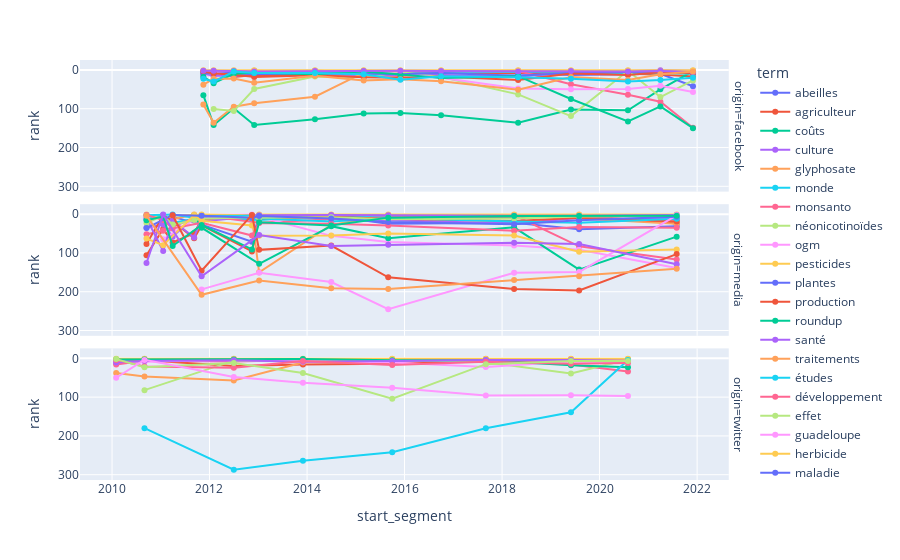

The code cell stored with this chart in its notebook:
### Code cell
bump = interactive_bump_chart(data = df, which = "term")

### Figure 1 — Plotly figure (JSON) as saved in the notebook; plotly's stock layout.template omitted (floating-point values rounded to 4 significant figures)
{"data": [{"hovertemplate": "term=abeilles<br>origin=facebook<br>start_segment=%{x}<br>rank=%{y}<extra></extra>", "legendgroup": "abeilles", "line": {"color": "#636efa", "dash": "solid"}, "mode": "markers+lines", "name": "abeilles", "orientation": "v", "showlegend": true, "type": "scatter", "x": ["2011-11-16", "2012-02-01", "2012-07-01", "2012-12-01", "2014-03-01", "2015-03-01", "2015-12-01", "2016-10-01", "2018-05-01", "2019-06-01", "2020-08-01", "2021-04-01", "2021-12-01"], "xaxis": "x3", "y": [14, 5, 9, 3, 2, 5, 7, 6, 9, 13, 11, 10, 42], "yaxis": "y3"}, {"hovertemplate": "term=abeilles<br>origin=media<br>start_segment=%{x}<br>rank=%{y}<extra></extra>", "legendgroup": "abeilles", "line": {"color": "#636efa", "dash": "solid"}, "mode": "markers+lines", "name": "abeilles", "orientation": "v", "showlegend": false, "type": "scatter", "x": ["2011-03-31", "2011-11-03", "2012-11-14", "2013-01-07", "2014-07-01", "2015-09-01", "2018-04-01", "2019-08-01", "2021-08-01"], "xaxis": "x2", "y": [7, 27, 71, 2, 5, 25, 22, 39, 31], "yaxis": "y2"}, {"hovertemplate": "term=abeilles<br>origin=twitter<br>start_segment=%{x}<br>rank=%{y}<extra></extra>", "legendgroup": "abeilles", "line": {"color": "#636efa", "dash": "solid"}, "mode": "markers+lines", "name": "abeilles", "orientation": "v", "showlegend": false, "type": "scatter", "x": ["2010-02-01", "2010-09-01", "2012-07-01", "2013-12-01", "2015-10-01", "2017-09-01", "2019-06-01", "2020-08-01"], "xaxis": "x", "y": [10, 2, 2, 3, 4, 7, 6, 5], "yaxis": "y"}, {"hovertemplate": "term=agriculteur<br>origin=facebook<br>start_segment=%{x}<br>rank=%{y}<extra></extra>", "legendgroup": "agriculteur", "line": {"color": "#EF553B", "dash": "solid"}, "mode": "markers+lines", "name": "agriculteur", "orientation": "v", "showlegend": true, "type": "scatter", "x": ["2011-11-16", "2012-02-01", "2012-07-01", "2012-12-01", "2014-03-01", "2015-03-01", "2015-12-01", "2016-10-01", "2018-05-01", "2019-06-01", "2020-08-01", "2021-04-01", "2021-12-01"], "xaxis": "x3", "y": [5, 4, 18, 13, 13, 12, 15, 7, 8, 5, 10, 12, 17], "yaxis": "y3"}, {"hovertemplate": "term=agriculteur<br>origin=media<br>start_segment=%{x}<br>rank=%{y}<extra></extra>", "legendgroup": "agriculteur", "line": {"color": "#EF553B", "dash": "solid"}, "mode": "markers+lines", "name": "agriculteur", "orientation": "v", "showlegend": false, "type": "scatter", "x": ["2010-09-16", "2011-01-19", "2011-03-31", "2011-09-08", "2011-11-03", "2013-01-07", "2014-07-01", "2015-09-01", "2018-04-01", "2019-08-01", "2021-08-01"], "xaxis": "x2", "y": [106, 38, 73, 49, 13, 8, 3, 4, 8, 3, 24], "yaxis": "y2"}, {"hovertemplate": "term=agriculteur<br>origin=twitter<br>start_segment=%{x}<br>rank=%{y}<extra></extra>", "legendgroup": "agriculteur", "line": {"color": "#EF553B", "dash": "solid"}, "mode": "markers+lines", "name": "agriculteur", "orientation": "v", "showlegend": false, "type": "scatter", "x": ["2010-02-01", "2010-09-01", "2012-07-01", "2013-12-01", "2015-10-01", "2017-09-01", "2019-06-01", "2020-08-01"], "xaxis": "x", "y": [12, 5, 20, 16, 14, 6, 3, 8], "yaxis": "y"}, {"hovertemplate": "term=coûts<br>origin=facebook<br>start_segment=%{x}<br>rank=%{y}<extra></extra>", "legendgroup": "coûts", "line": {"color": "#00cc96", "dash": "solid"}, "mode": "markers+lines", "name": "coûts", "orientation": "v", "showlegend": true, "type": "scatter", "x": ["2011-11-16", "2012-02-01", "2012-07-01", "2012-12-01", "2014-03-01", "2015-03-01", "2015-12-01", "2016-10-01", "2018-05-01", "2019-06-01", "2020-08-01", "2021-04-01", "2021-12-01"], "xaxis": "x3", "y": [65, 142, 99, 142, 127, 112, 111, 117, 136, 102, 104, 50, 3], "yaxis": "y3"}, {"hovertemplate": "term=culture<br>origin=facebook<br>start_segment=%{x}<br>rank=%{y}<extra></extra>", "legendgroup": "culture", "line": {"color": "#ab63fa", "dash": "solid"}, "mode": "markers+lines", "name": "culture", "orientation": "v", "showlegend": true, "type": "scatter", "x": ["2011-11-16", "2012-02-01", "2012-07-01", "2012-12-01", "2014-03-01", "2015-03-01", "2015-12-01", "2016-10-01", "2018-05-01", "2019-06-01", "2020-08-01", "2021-04-01", "2021-12-01"], "xaxis": "x3", "y": [12, 15, 15, 10, 9, 15, 13, 13, 17, 7, 3, 1, 2], "yaxis": "y3"}, {"hovertemplate": "term=culture<br>origin=media<br>start_segment=%{x}<br>rank=%{y}<extra></extra>", "legendgroup": "culture", "line": {"color": "#ab63fa", "dash": "solid"}, "mode": "markers+lines", "name": "culture", "orientation": "v", "showlegend": false, "type": "scatter", "x": ["2010-09-16", "2011-01-19", "2011-03-31", "2011-09-08", "2011-11-03", "2013-01-07", "2014-07-01", "2015-09-01", "2018-04-01", "2019-08-01", "2021-08-01"], "xaxis": "x2", "y": [35, 27, 58, 8, 19, 4, 10, 16, 24, 10, 14], "yaxis": "y2"}, {"hovertemplate": "term=glyphosate<br>origin=facebook<br>start_segment=%{x}<br>rank=%{y}<extra></extra>", "legendgroup": "glyphosate", "line": {"color": "#FFA15A", "dash": "solid"}, "mode": "markers+lines", "name": "glyphosate", "orientation": "v", "showlegend": true, "type": "scatter", "x": ["2011-11-16", "2012-02-01", "2012-07-01", "2012-12-01", "2014-03-01", "2015-03-01", "2015-12-01", "2016-10-01", "2018-05-01", "2019-06-01", "2020-08-01", "2021-04-01", "2021-12-01"], "xaxis": "x3", "y": [89, 136, 95, 86, 69, 7, 3, 2, 2, 2, 5, 9, 9], "yaxis": "y3"}, {"hovertemplate": "term=glyphosate<br>origin=media<br>start_segment=%{x}<br>rank=%{y}<extra></extra>", "legendgroup": "glyphosate", "line": {"color": "#FFA15A", "dash": "solid"}, "mode": "markers+lines", "name": "glyphosate", "orientation": "v", "showlegend": false, "type": "scatter", "x": ["2011-03-31", "2011-09-08", "2011-11-03", "2012-11-14", "2013-01-07", "2014-07-01", "2015-09-01", "2018-04-01", "2019-08-01", "2021-08-01"], "xaxis": "x2", "y": [13, 1, 8, 10, 150, 28, 2, 2, 11, 25], "yaxis": "y2"}, {"hovertemplate": "term=glyphosate<br>origin=twitter<br>start_segment=%{x}<br>rank=%{y}<extra></extra>", "legendgroup": "glyphosate", "line": {"color": "#FFA15A", "dash": "solid"}, "mode": "markers+lines", "name": "glyphosate", "orientation": "v", "showlegend": false, "type": "scatter", "x": ["2010-02-01", "2010-09-01", "2012-07-01", "2013-12-01", "2015-10-01", "2017-09-01", "2019-06-01", "2020-08-01"], "xaxis": "x", "y": [38, 47, 57, 11, 2, 1, 2, 2], "yaxis": "y"}, {"hovertemplate": "term=monde<br>origin=facebook<br>start_segment=%{x}<br>rank=%{y}<extra></extra>", "legendgroup": "monde", "line": {"color": "#19d3f3", "dash": "solid"}, "mode": "markers+lines", "name": "monde", "orientation": "v", "showlegend": true, "type": "scatter", "x": ["2011-11-16", "2012-02-01", "2012-07-01", "2012-12-01", "2014-03-01", "2015-03-01", "2015-12-01", "2016-10-01", "2018-05-01", "2019-06-01", "2020-08-01", "2021-04-01", "2021-12-01"], "xaxis": "x3", "y": [8, 6, 6, 6, 5, 6, 5, 5, 5, 4, 9, 8, 10], "yaxis": "y3"}, {"hovertemplate": "term=monde<br>origin=media<br>start_segment=%{x}<br>rank=%{y}<extra></extra>", "legendgroup": "monde", "line": {"color": "#19d3f3", "dash": "solid"}, "mode": "markers+lines", "name": "monde", "orientation": "v", "showlegend": false, "type": "scatter", "x": ["2010-09-16", "2011-01-19", "2011-03-31", "2011-09-08", "2011-11-03", "2012-11-14", "2013-01-07", "2014-07-01", "2015-09-01", "2018-04-01", "2019-08-01", "2021-08-01"], "xaxis": "x2", "y": [13, 2, 23, 12, 6, 13, 15, 4, 5, 6, 2, 8], "yaxis": "y2"}, {"hovertemplate": "term=monsanto<br>origin=facebook<br>start_segment=%{x}<br>rank=%{y}<extra></extra>", "legendgroup": "monsanto", "line": {"color": "#FF6692", "dash": "solid"}, "mode": "markers+lines", "name": "monsanto", "orientation": "v", "showlegend": true, "type": "scatter", "x": ["2011-11-16", "2012-02-01", "2012-07-01", "2012-12-01", "2014-03-01", "2015-03-01", "2015-12-01", "2016-10-01", "2018-05-01", "2019-06-01", "2020-08-01", "2021-04-01", "2021-12-01"], "xaxis": "x3", "y": [3, 3, 5, 2, 6, 2, 4, 4, 3, 37, 64, 82, 149], "yaxis": "y3"}, {"hovertemplate": "term=monsanto<br>origin=media<br>start_segment=%{x}<br>rank=%{y}<extra></extra>", "legendgroup": "monsanto", "line": {"color": "#FF6692", "dash": "solid"}, "mode": "markers+lines", "name": "monsanto", "orientation": "v", "showlegend": false, "type": "scatter", "x": ["2010-09-16", "2011-01-19", "2011-09-08", "2011-11-03", "2013-01-07", "2014-07-01", "2015-09-01", "2018-04-01", "2019-08-01", "2021-08-01"], "xaxis": "x2", "y": [52, 43, 10, 3, 22, 13, 8, 3, 83, 117], "yaxis": "y2"}, {"hovertemplate": "term=monsanto<br>origin=twitter<br>start_segment=%{x}<br>rank=%{y}<extra></extra>", "legendgroup": "monsanto", "line": {"color": "#FF6692", "dash": "solid"}, "mode": "markers+lines", "name": "monsanto", "orientation": "v", "showlegend": false, "type": "scatter", "x": ["2010-02-01", "2010-09-01", "2012-07-01", "2013-12-01", "2015-10-01", "2017-09-01", "2019-06-01", "2020-08-01"], "xaxis": "x", "y": [16, 6, 8, 4, 6, 3, 16, 34], "yaxis": "y"}, {"hovertemplate": "term=néonicotinoïdes<br>origin=facebook<br>start_segment=%{x}<br>rank=%{y}<extra></extra>", "legendgroup": "néonicotinoïdes", "line": {"color": "#B6E880", "dash": "solid"}, "mode": "markers+lines", "name": "néonicotinoïdes", "orientation": "v", "showlegend": true, "type": "scatter", "x": ["2012-02-01", "2012-07-01", "2012-12-01", "2014-03-01", "2015-03-01", "2015-12-01", "2016-10-01", "2018-05-01", "2019-06-01", "2020-08-01", "2021-04-01", "2021-12-01"], "xaxis": "x3", "y": [101, 106, 49, 17, 18, 6, 18, 63, 119, 2, 70, 27], "yaxis": "y3"}, {"hovertemplate": "term=néonicotinoïdes<br>origin=twitter<br>start_segment=%{x}<br>rank=%{y}<extra></extra>", "legendgroup": "néonicotinoïdes", "line": {"color": "#B6E880", "dash": "solid"}, "mode": "markers+lines", "name": "néonicotinoïdes", "orientation": "v", "showlegend": false, "type": "scatter", "x": ["2010-09-01", "2012-07-01", "2013-12-01", "2015-10-01", "2017-09-01", "2019-06-01", "2020-08-01"], "xaxis": "x", "y": [82, 6, 5, 3, 10, 39, 3], "yaxis": "y"}, {"hovertemplate": "term=ogm<br>origin=facebook<br>start_segment=%{x}<br>rank=%{y}<extra></extra>", "legendgroup": "ogm", "line": {"color": "#FF97FF", "dash": "solid"}, "mode": "markers+lines", "name": "ogm", "orientation": "v", "showlegend": true, "type": "scatter", "x": ["2011-11-16", "2012-02-01", "2012-07-01", "2012-12-01", "2014-03-01", "2015-03-01", "2015-12-01", "2016-10-01", "2018-05-01", "2019-06-01", "2020-08-01", "2021-04-01", "2021-12-01"], "xaxis": "x3", "y": [15, 8, 2, 5, 4, 8, 10, 20, 48, 50, 49, 41, 57], "yaxis": "y3"}, {"hovertemplate": "term=ogm<br>origin=media<br>start_segment=%{x}<br>rank=%{y}<extra></extra>", "legendgroup": "ogm", "line": {"color": "#FF97FF", "dash": "solid"}, "mode": "markers+lines", "name": "ogm", "orientation": "v", "showlegend": false, "type": "scatter", "x": ["2010-09-16", "2011-01-19", "2011-11-03", "2012-11-14", "2013-01-07", "2014-07-01", "2015-09-01", "2018-04-01", "2019-08-01", "2021-08-01"], "xaxis": "x2", "y": [8, 65, 2, 1, 6, 56, 72, 81, 92, 139], "yaxis": "y2"}, {"hovertemplate": "term=ogm<br>origin=twitter<br>start_segment=%{x}<br>rank=%{y}<extra></extra>", "legendgroup": "ogm", "line": {"color": "#FF97FF", "dash": "solid"}, "mode": "markers+lines", "name": "ogm", "orientation": "v", "showlegend": false, "type": "scatter", "x": ["2010-02-01", "2010-09-01", "2012-07-01", "2013-12-01", "2015-10-01", "2017-09-01", "2019-06-01", "2020-08-01"], "xaxis": "x", "y": [9, 9, 4, 8, 11, 22, 8, 9], "yaxis": "y"}, {"hovertemplate": "term=pesticides<br>origin=facebook<br>start_segment=%{x}<br>rank=%{y}<extra></extra>", "legendgroup": "pesticides", "line": {"color": "#FECB52", "dash": "solid"}, "mode": "markers+lines", "name": "pesticides", "orientation": "v", "showlegend": true, "type": "scatter", "x": ["2011-11-16", "2012-02-01", "2012-07-01", "2012-12-01", "2014-03-01", "2015-03-01", "2015-12-01", "2016-10-01", "2018-05-01", "2019-06-01", "2020-08-01", "2021-04-01", "2021-12-01"], "xaxis": "x3", "y": [1, 1, 1, 1, 1, 1, 1, 1, 1, 1, 1, 2, 1], "yaxis": "y3"}, {"hovertemplate": "term=pesticides<br>origin=media<br>start_segment=%{x}<br>rank=%{y}<extra></extra>", "legendgroup": "pesticides", "line": {"color": "#FECB52", "dash": "solid"}, "mode": "markers+lines", "name": "pesticides", "orientation": "v", "showlegend": false, "type": "scatter", "x": ["2010-09-16", "2011-01-19", "2011-03-31", "2011-09-08", "2011-11-03", "2012-11-14", "2013-01-07", "2014-07-01", "2015-09-01", "2018-04-01", "2019-08-01", "2021-08-01"], "xaxis": "x2", "y": [1, 13, 4, 2, 1, 3, 1, 1, 1, 1, 1, 1], "yaxis": "y2"}, {"hovertemplate": "term=pesticides<br>origin=twitter<br>start_segment=%{x}<br>rank=%{y}<extra></extra>", "legendgroup": "pesticides", "line": {"color": "#FECB52", "dash": "solid"}, "mode": "markers+lines", "name": "pesticides", "orientation": "v", "showlegend": false, "type": "scatter", "x": ["2010-02-01", "2010-09-01", "2012-07-01", "2013-12-01", "2015-10-01", "2017-09-01", "2019-06-01", "2020-08-01"], "xaxis": "x", "y": [1, 1, 1, 1, 1, 2, 1, 1], "yaxis": "y"}, {"hovertemplate": "term=plantes<br>origin=facebook<br>start_segment=%{x}<br>rank=%{y}<extra></extra>", "legendgroup": "plantes", "line": {"color": "#636efa", "dash": "solid"}, "mode": "markers+lines", "name": "plantes", "orientation": "v", "showlegend": true, "type": "scatter", "x": ["2011-11-16", "2012-02-01", "2012-07-01", "2012-12-01", "2014-03-01", "2015-03-01", "2015-12-01", "2016-10-01", "2018-05-01", "2019-06-01", "2020-08-01", "2021-04-01", "2021-12-01"], "xaxis": "x3", "y": [10, 10, 7, 11, 7, 10, 11, 8, 15, 8, 6, 4, 6], "yaxis": "y3"}, {"hovertemplate": "term=production<br>origin=facebook<br>start_segment=%{x}<br>rank=%{y}<extra></extra>", "legendgroup": "production", "line": {"color": "#EF553B", "dash": "solid"}, "mode": "markers+lines", "name": "production", "orientation": "v", "showlegend": true, "type": "scatter", "x": ["2011-11-16", "2012-02-01", "2012-07-01", "2012-12-01", "2014-03-01", "2015-03-01", "2015-12-01", "2016-10-01", "2018-05-01", "2019-06-01", "2020-08-01", "2021-04-01", "2021-12-01"], "xaxis": "x3", "y": [4, 9, 12, 18, 14, 19, 20, 17, 26, 9, 13, 6, 8], "yaxis": "y3"}, {"hovertemplate": "term=production<br>origin=media<br>start_segment=%{x}<br>rank=%{y}<extra></extra>", "legendgroup": "production", "line": {"color": "#EF553B", "dash": "solid"}, "mode": "markers+lines", "name": "production", "orientation": "v", "showlegend": false, "type": "scatter", "x": ["2010-09-16", "2011-01-19", "2011-03-31", "2011-09-08", "2011-11-03", "2012-11-14", "2013-01-07", "2014-07-01", "2015-09-01", "2018-04-01", "2019-08-01", "2021-08-01"], "xaxis": "x2", "y": [77, 3, 18, 62, 29, 96, 12, 7, 12, 18, 9, 19], "yaxis": "y2"}, {"hovertemplate": "term=roundup<br>origin=facebook<br>start_segment=%{x}<br>rank=%{y}<extra></extra>", "legendgroup": "roundup", "line": {"color": "#00cc96", "dash": "solid"}, "mode": "markers+lines", "name": "roundup", "orientation": "v", "showlegend": true, "type": "scatter", "x": ["2011-11-16", "2012-02-01", "2012-07-01", "2012-12-01", "2014-03-01", "2015-03-01", "2015-12-01", "2016-10-01", "2018-05-01", "2019-06-01", "2020-08-01", "2021-04-01", "2021-12-01"], "xaxis": "x3", "y": [18, 34, 10, 7, 11, 4, 12, 21, 16, 75, 133, 94, 150], "yaxis": "y3"}, {"hovertemplate": "term=roundup<br>origin=media<br>start_segment=%{x}<br>rank=%{y}<extra></extra>", "legendgroup": "roundup", "line": {"color": "#00cc96", "dash": "solid"}, "mode": "markers+lines", "name": "roundup", "orientation": "v", "showlegend": false, "type": "scatter", "x": ["2011-09-08", "2011-11-03", "2013-01-07", "2014-07-01", "2015-09-01", "2018-04-01", "2019-08-01", "2021-08-01"], "xaxis": "x2", "y": [4, 35, 128, 31, 62, 34, 143, 58], "yaxis": "y2"}, {"hovertemplate": "term=roundup<br>origin=twitter<br>start_segment=%{x}<br>rank=%{y}<extra></extra>", "legendgroup": "roundup", "line": {"color": "#00cc96", "dash": "solid"}, "mode": "markers+lines", "name": "roundup", "orientation": "v", "showlegend": false, "type": "scatter", "x": ["2010-02-01", "2010-09-01", "2012-07-01", "2013-12-01", "2015-10-01", "2017-09-01", "2019-06-01", "2020-08-01"], "xaxis": "x", "y": [3, 3, 3, 2, 5, 5, 18, 23], "yaxis": "y"}, {"hovertemplate": "term=santé<br>origin=facebook<br>start_segment=%{x}<br>rank=%{y}<extra></extra>", "legendgroup": "santé", "line": {"color": "#ab63fa", "dash": "solid"}, "mode": "markers+lines", "name": "santé", "orientation": "v", "showlegend": true, "type": "scatter", "x": ["2011-11-16", "2012-02-01", "2012-07-01", "2012-12-01", "2014-03-01", "2015-03-01", "2015-12-01", "2016-10-01", "2018-05-01", "2019-06-01", "2020-08-01", "2021-04-01", "2021-12-01"], "xaxis": "x3", "y": [2, 2, 3, 4, 3, 3, 2, 3, 4, 3, 4, 3, 5], "yaxis": "y3"}, {"hovertemplate": "term=santé<br>origin=media<br>start_segment=%{x}<br>rank=%{y}<extra></extra>", "legendgroup": "santé", "line": {"color": "#ab63fa", "dash": "solid"}, "mode": "markers+lines", "name": "santé", "orientation": "v", "showlegend": false, "type": "scatter", "x": ["2010-09-16", "2011-01-19", "2011-03-31", "2011-09-08", "2011-11-03", "2012-11-14", "2013-01-07", "2014-07-01", "2015-09-01", "2018-04-01", "2019-08-01", "2021-08-01"], "xaxis": "x2", "y": [11, 95, 17, 60, 9, 5, 3, 2, 3, 4, 4, 2], "yaxis": "y2"}, {"hovertemplate": "term=santé<br>origin=twitter<br>start_segment=%{x}<br>rank=%{y}<extra></extra>", "legendgroup": "santé", "line": {"color": "#ab63fa", "dash": "solid"}, "mode": "markers+lines", "name": "santé", "orientation": "v", "showlegend": false, "type": "scatter", "x": ["2010-02-01", "2010-09-01", "2012-07-01", "2013-12-01", "2015-10-01", "2017-09-01", "2019-06-01", "2020-08-01"], "xaxis": "x", "y": [11, 7, 5, 9, 7, 4, 4, 6], "yaxis": "y"}, {"hovertemplate": "term=traitements<br>origin=facebook<br>start_segment=%{x}<br>rank=%{y}<extra></extra>", "legendgroup": "traitements", "line": {"color": "#FFA15A", "dash": "solid"}, "mode": "markers+lines", "name": "traitements", "orientation": "v", "showlegend": true, "type": "scatter", "x": ["2011-11-16", "2012-02-01", "2012-07-01", "2012-12-01", "2014-03-01", "2015-03-01", "2015-12-01", "2016-10-01", "2018-05-01", "2019-06-01", "2020-08-01", "2021-04-01", "2021-12-01"], "xaxis": "x3", "y": [38, 23, 22, 33, 15, 27, 24, 29, 51, 18, 26, 11, 4], "yaxis": "y3"}, {"hovertemplate": "term=études<br>origin=facebook<br>start_segment=%{x}<br>rank=%{y}<extra></extra>", "legendgroup": "études", "line": {"color": "#19d3f3", "dash": "solid"}, "mode": "markers+lines", "name": "études", "orientation": "v", "showlegend": true, "type": "scatter", "x": ["2011-11-16", "2012-02-01", "2012-07-01", "2012-12-01", "2014-03-01", "2015-03-01", "2015-12-01", "2016-10-01", "2018-05-01", "2019-06-01", "2020-08-01", "2021-04-01", "2021-12-01"], "xaxis": "x3", "y": [23, 30, 4, 8, 8, 11, 25, 16, 19, 23, 30, 26, 20], "yaxis": "y3"}, {"hovertemplate": "term=études<br>origin=media<br>start_segment=%{x}<br>rank=%{y}<extra></extra>", "legendgroup": "études", "line": {"color": "#19d3f3", "dash": "solid"}, "mode": "markers+lines", "name": "études", "orientation": "v", "showlegend": false, "type": "scatter", "x": ["2010-09-16", "2011-03-31", "2011-09-08", "2011-11-03", "2012-11-14", "2013-01-07", "2014-07-01", "2015-09-01", "2018-04-01", "2019-08-01", "2021-08-01"], "xaxis": "x2", "y": [3, 1, 9, 5, 4, 11, 19, 10, 19, 22, 12], "yaxis": "y2"}, {"hovertemplate": "term=développement<br>origin=media<br>start_segment=%{x}<br>rank=%{y}<extra></extra>", "legendgroup": "développement", "line": {"color": "#FF6692", "dash": "solid"}, "mode": "markers+lines", "name": "développement", "orientation": "v", "showlegend": true, "type": "scatter", "x": ["2010-09-16", "2011-01-19", "2011-03-31", "2011-11-03", "2012-11-14", "2013-01-07", "2014-07-01", "2015-09-01", "2018-04-01", "2019-08-01", "2021-08-01"], "xaxis": "x2", "y": [2, 15, 37, 22, 55, 23, 25, 29, 43, 33, 35], "yaxis": "y2"}, {"hovertemplate": "term=effet<br>origin=media<br>start_segment=%{x}<br>rank=%{y}<extra></extra>", "legendgroup": "effet", "line": {"color": "#B6E880", "dash": "solid"}, "mode": "markers+lines", "name": "effet", "orientation": "v", "showlegend": true, "type": "scatter", "x": ["2010-09-16", "2011-01-19", "2011-03-31", "2011-09-08", "2011-11-03", "2012-11-14", "2013-01-07", "2014-07-01", "2015-09-01", "2018-04-01", "2019-08-01", "2021-08-01"], "xaxis": "x2", "y": [23, 4, 27, 15, 12, 8, 9, 8, 13, 11, 6, 5], "yaxis": "y2"}, {"hovertemplate": "term=guadeloupe<br>origin=media<br>start_segment=%{x}<br>rank=%{y}<extra></extra>", "legendgroup": "guadeloupe", "line": {"color": "#FF97FF", "dash": "solid"}, "mode": "markers+lines", "name": "guadeloupe", "orientation": "v", "showlegend": true, "type": "scatter", "x": ["2011-11-03", "2013-01-07", "2014-07-01", "2015-09-01", "2018-04-01", "2019-08-01", "2021-08-01"], "xaxis": "x2", "y": [194, 151, 175, 245, 151, 149, 3], "yaxis": "y2"}, {"hovertemplate": "term=herbicide<br>origin=media<br>start_segment=%{x}<br>rank=%{y}<extra></extra>", "legendgroup": "herbicide", "line": {"color": "#FECB52", "dash": "solid"}, "mode": "markers+lines", "name": "herbicide", "orientation": "v", "showlegend": true, "type": "scatter", "x": ["2010-09-16", "2011-01-19", "2011-09-08", "2011-11-03", "2012-11-14", "2013-01-07", "2014-07-01", "2015-09-01", "2018-04-01", "2019-08-01", "2021-08-01"], "xaxis": "x2", "y": [63, 80, 3, 17, 29, 56, 55, 50, 55, 97, 91], "yaxis": "y2"}, {"hovertemplate": "term=maladie<br>origin=media<br>start_segment=%{x}<br>rank=%{y}<extra></extra>", "legendgroup": "maladie", "line": {"color": "#636efa", "dash": "solid"}, "mode": "markers+lines", "name": "maladie", "orientation": "v", "showlegend": true, "type": "scatter", "x": ["2010-09-16", "2011-03-31", "2011-11-03", "2012-11-14", "2013-01-07", "2014-07-01", "2015-09-01", "2018-04-01", "2019-08-01", "2021-08-01"], "xaxis": "x2", "y": [36, 2, 4, 9, 5, 11, 20, 26, 16, 7], "yaxis": "y2"}, {"hovertemplate": "term=parasite<br>origin=media<br>start_segment=%{x}<br>rank=%{y}<extra></extra>", "legendgroup": "parasite", "line": {"color": "#EF553B", "dash": "solid"}, "mode": "markers+lines", "name": "parasite", "orientation": "v", "showlegend": true, "type": "scatter", "x": ["2011-03-31", "2011-11-03", "2012-11-14", "2013-01-07", "2014-07-01", "2015-09-01", "2018-04-01", "2019-08-01", "2021-08-01"], "xaxis": "x2", "y": [3, 146, 2, 92, 81, 163, 193, 197, 103], "yaxis": "y2"}, {"hovertemplate": "term=politique<br>origin=media<br>start_segment=%{x}<br>rank=%{y}<extra></extra>", "legendgroup": "politique", "line": {"color": "#00cc96", "dash": "solid"}, "mode": "markers+lines", "name": "politique", "orientation": "v", "showlegend": true, "type": "scatter", "x": ["2010-09-16", "2011-01-19", "2011-03-31", "2011-11-03", "2012-11-14", "2013-01-07", "2014-07-01", "2015-09-01", "2018-04-01", "2019-08-01", "2021-08-01"], "xaxis": "x2", "y": [16, 6, 82, 28, 91, 21, 29, 9, 5, 5, 4], "yaxis": "y2"}, {"hovertemplate": "term=viandes<br>origin=media<br>start_segment=%{x}<br>rank=%{y}<extra></extra>", "legendgroup": "viandes", "line": {"color": "#ab63fa", "dash": "solid"}, "mode": "markers+lines", "name": "viandes", "orientation": "v", "showlegend": true, "type": "scatter", "x": ["2010-09-16", "2011-01-19", "2011-11-03", "2013-01-07", "2014-07-01", "2015-09-01", "2018-04-01", "2019-08-01", "2021-08-01"], "xaxis": "x2", "y": [126, 1, 160, 54, 82, 79, 74, 77, 129], "yaxis": "y2"}, {"hovertemplate": "term=vitamines<br>origin=media<br>start_segment=%{x}<br>rank=%{y}<extra></extra>", "legendgroup": "vitamines", "line": {"color": "#FFA15A", "dash": "solid"}, "mode": "markers+lines", "name": "vitamines", "orientation": "v", "showlegend": true, "type": "scatter", "x": ["2010-09-16", "2011-11-03", "2013-01-07", "2014-07-01", "2015-09-01", "2018-04-01", "2019-08-01", "2021-08-01"], "xaxis": "x2", "y": [4, 208, 171, 191, 193, 170, 160, 141], "yaxis": "y2"}, {"hovertemplate": "term=betterave<br>origin=twitter<br>start_segment=%{x}<br>rank=%{y}<extra></extra>", "legendgroup": "betterave", "line": {"color": "#19d3f3", "dash": "solid"}, "mode": "markers+lines", "name": "betterave", "orientation": "v", "showlegend": true, "type": "scatter", "x": ["2010-09-01", "2012-07-01", "2013-12-01", "2015-10-01", "2017-09-01", "2019-06-01", "2020-08-01"], "xaxis": "x", "y": [180, 287, 264, 242, 180, 139, 4], "yaxis": "y"}, {"hovertemplate": "term=cancers<br>origin=twitter<br>start_segment=%{x}<br>rank=%{y}<extra></extra>", "legendgroup": "cancers", "line": {"color": "#FF6692", "dash": "solid"}, "mode": "markers+lines", "name": "cancers", "orientation": "v", "showlegend": true, "type": "scatter", "x": ["2010-02-01", "2010-09-01", "2012-07-01", "2013-12-01", "2015-10-01", "2017-09-01", "2019-06-01", "2020-08-01"], "xaxis": "x", "y": [4, 21, 24, 7, 17, 9, 14, 12], "yaxis": "y"}, {"hovertemplate": "term=chlordécone<br>origin=twitter<br>start_segment=%{x}<br>rank=%{y}<extra></extra>", "legendgroup": "chlordécone", "line": {"color": "#B6E880", "dash": "solid"}, "mode": "markers+lines", "name": "chlordécone", "orientation": "v", "showlegend": true, "type": "scatter", "x": ["2010-02-01", "2010-09-01", "2012-07-01", "2013-12-01", "2015-10-01", "2017-09-01", "2019-06-01", "2020-08-01"], "xaxis": "x", "y": [2, 23, 12, 38, 104, 15, 7, 7], "yaxis": "y"}, {"hovertemplate": "term=ecologie<br>origin=twitter<br>start_segment=%{x}<br>rank=%{y}<extra></extra>", "legendgroup": "ecologie", "line": {"color": "#FF97FF", "dash": "solid"}, "mode": "markers+lines", "name": "ecologie", "orientation": "v", "showlegend": true, "type": "scatter", "x": ["2010-02-01", "2010-09-01", "2012-07-01", "2013-12-01", "2015-10-01", "2017-09-01", "2019-06-01", "2020-08-01"], "xaxis": "x", "y": [50, 4, 48, 63, 76, 96, 95, 97], "yaxis": "y"}], "layout": {"annotations": [{"font": {}, "showarrow": false, "text": "origin=twitter", "textangle": 90, "x": 0.98, "xanchor": "left", "xref": "paper", "y": 0.1567, "yanchor": "middle", "yref": "paper"}, {"font": {}, "showarrow": false, "text": "origin=media", "textangle": 90, "x": 0.98, "xanchor": "left", "xref": "paper", "y": 0.5, "yanchor": "middle", "yref": "paper"}, {"font": {}, "showarrow": false, "text": "origin=facebook", "textangle": 90, "x": 0.98, "xanchor": "left", "xref": "paper", "y": 0.8433, "yanchor": "middle", "yref": "paper"}], "legend": {"title": {"text": "term"}, "tracegroupgap": 0}, "margin": {"t": 60}, "xaxis": {"anchor": "y", "domain": [0, 0.98], "title": {"text": "start_segment"}}, "xaxis2": {"anchor": "y2", "domain": [0, 0.98], "matches": "x", "showticklabels": false}, "xaxis3": {"anchor": "y3", "domain": [0, 0.98], "matches": "x", "showticklabels": false}, "yaxis": {"anchor": "x", "autorange": "reversed", "domain": [0, 0.3133], "title": {"text": "rank"}}, "yaxis2": {"anchor": "x2", "domain": [0.3433, 0.6567], "matches": "y", "title": {"text": "rank"}}, "yaxis3": {"anchor": "x3", "domain": [0.6867, 1.0], "matches": "y", "title": {"text": "rank"}}}}
